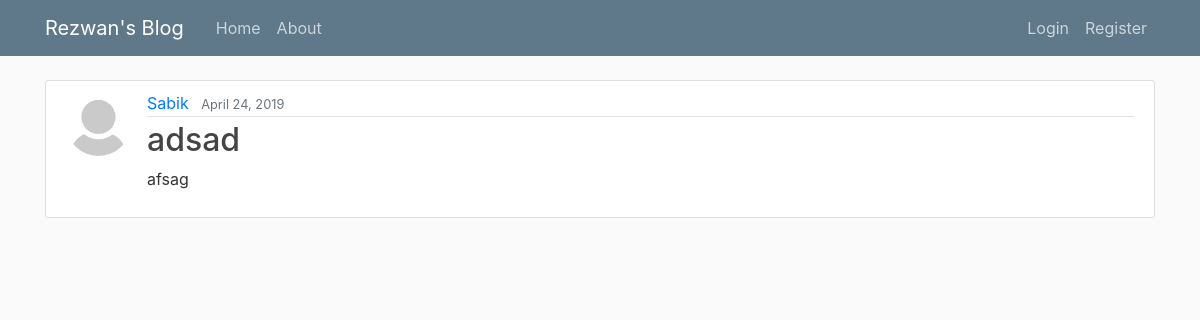
The app's page /post/2/ with its own data.
### blog/models.py (models this page shows, shortened)
class Post(models.Model):
    title = models.CharField(max_length=100)
    content = models.TextField()
    date_posted = models.DateTimeField(default=timezone.now)
    author = models.ForeignKey(User, on_delete= models.CASCADE)

### users/models.py (models this page shows, shortened)
class Profile(models.Model):
    user = models.OneToOneField(User, on_delete=models.CASCADE)
    image = models.ImageField(default='default.jpg', upload_to='profile_pics')

### blog/views.py (the view)
# urls.py: path('post/<int:pk>/', PostDetailView.as_view(), name='post-detail'),
class PostDetailView(DetailView):
    model = Post

### blog/templates/blog/post_detail.html (shortened to what this page needs)
{% extends "blog/base.html" %}
{% block content %}
    <article class="media content-section">
      <img class="rounded-circle article-img" src="{{ object.author.profile.image.url }}">
            <div class="media-body">
              <div class="article-metadata">
                <a class="mr-2" href="{% url 'user-posts' object.author.username %}">{{ object.author }}</a>
                <small class="text-muted">{{ post.date_posted| date:"F d, Y" }}</small>
              </div>
              <h2 class="article-title">{{ object.title }} </h2>
              <p class="article-content">{{ object.content }}</p>
            </div>
    </article>
{% endblock content %}

### blog/static/blog/main.css (style rules this page uses)
body { background: #fafafa; color: #333333; margin-top: 5rem; }
h1, h2, h3, h4, h5, h6 { color: #444444; }
.content-section { background: #ffffff; padding: 10px 20px; border: 1px solid #dddddd; border-radius: 3px; margin-bottom: 20px; }
.article-title { color: #444444; }
.article-content { white-space: pre-line; }
.article-img { height: 65px; width: 65px; margin-right: 16px; }
.article-metadata { padding-bottom: 1px; margin-bottom: 4px; border-bottom: 1px solid #e3e3e3 }

### records on screen
Post: author.profile.image (placeholder picture), author "Sabik", date_posted "April 24, 2019", title "adsad", content "afsag"
